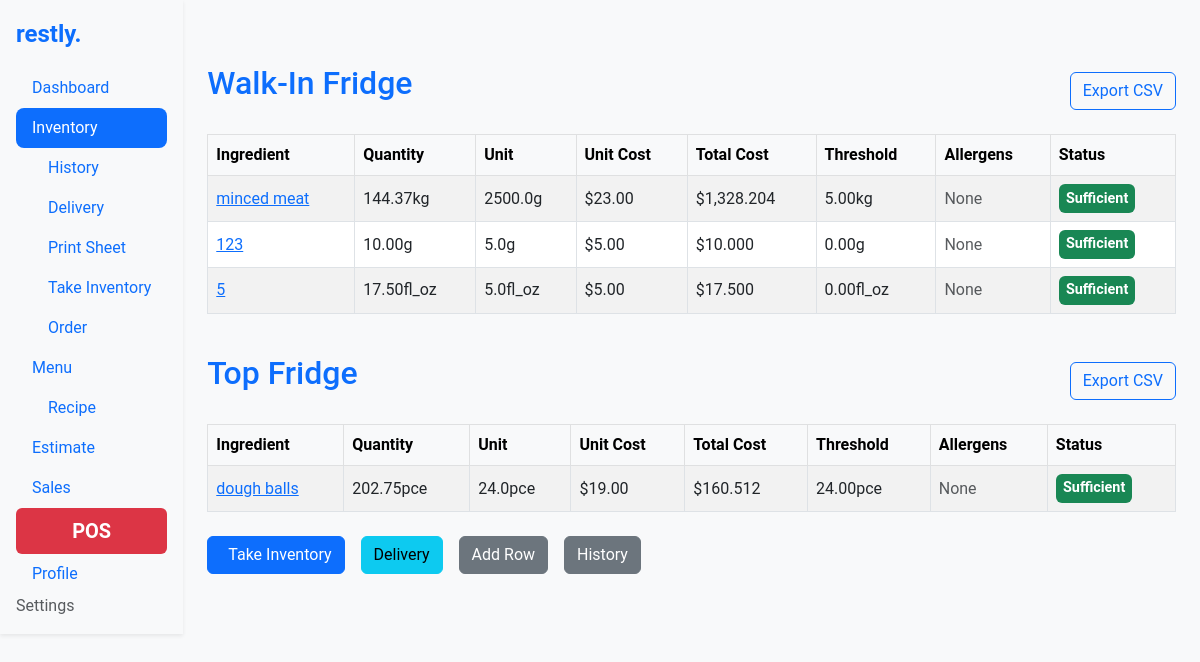
The app's page /inventory/, older data.
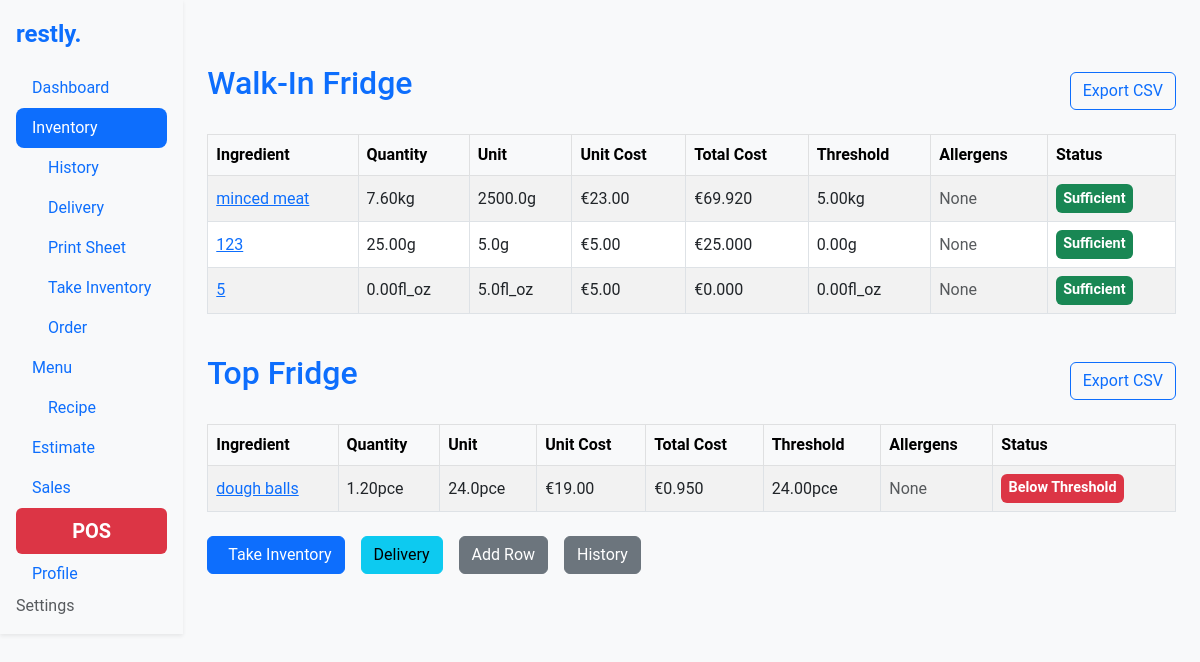
The same page, newer data.
### inventory/models.py (models this page shows, shortened)
class Ingredient(models.Model):
    UNIT_TYPES = [
        ('g', 'gram'),
        ('ml', 'milliliter'),
        ('pce', 'piece'),
        ('cm', 'centimeter'),
        ('oz', 'ounce'),
        ('fl_oz', 'fluid ounce'),
        ('in', 'inch'),
    ]
    name = models.CharField(max_length=255)
    slug = models.SlugField(max_length=255, unique=True, blank=True)
    quantity = models.FloatField()  # Quantity in stock
    threshold = models.FloatField(default=0)  # Minimum threshold for inventory
    category = models.ForeignKey('Category', on_delete=models.CASCADE)
    unit_type = models.CharField(max_length=10, choices=UNIT_TYPES)
    unit_multiplier = models.FloatField()  # Multiplier for unit type
    unit_cost = models.FloatField()  # Cost per unit
    estimated_usage = models.FloatField(null=True, blank=True)  # Optional, estimated usage per day
    total_cost = models.DecimalField(max_digits=12, decimal_places=6, editable=False)
    history = HistoricalRecords()
    order = models.PositiveIntegerField(default=1)
    change_source = models.CharField(max_length=50, blank=True, null=True)
    allergens = models.ManyToManyField(Allergen, related_name="ingredients", blank=True)
    class Meta:
        ordering = ['order']
        unique_together = ('name', 'category')
    @property
    def converted_quantity(self):
        return self._convert_unit(self.quantity)
    @property
    def converted_threshold(self):
        return self._convert_unit(self.threshold)
    @property
    def is_below_threshold(self):
        return self.quantity < self.threshold
    def _convert_unit(self, value):
        metric_conversion_factors = {
            'g': Decimal('1000'),       # 1000 grams = 1 kg
            'ml': Decimal('1000'),      # 1000 milliliters = 1 liter
            'cm': Decimal('100'),       # 100 cm = 1 m
        }
        imperial_conversion_factors = {
            'oz': Decimal('16'),        # 16 ounces = 1 pound
            'fl_oz': Decimal('128'),    # 128 fluid ounces = 1 gallon
            'in': Decimal('12'),        # 12 inches = 1 foot
        }
        if self.unit_type in metric_conversion_factors:
            conversion_factor = metric_conversion_factors[self.unit_type]
            higher_unit = {'g': 'kg', 'ml': 'L', 'cm': 'm'}.get(self.unit_type, self.unit_type)
        elif self.unit_type in imperial_conversion_factors:
            conversion_factor = imperial_conversion_factors[self.unit_type]
            higher_unit = {'oz': 'lb', 'fl_oz': 'gal', 'in': 'ft'}.get(self.unit_type, self.unit_type)
        else:
            conversion_factor = Decimal('1')
            higher_unit = self.unit_type
        base_qty = Decimal(value) * Decimal(self.unit_multiplier)
        if base_qty < conversion_factor:
            return f"{base_qty.quantize(Decimal('.01'), rounding=ROUND_HALF_UP)}{self.unit_type}"
        converted_qty = base_qty / conversion_factor
        return f"{converted_qty.quantize(Decimal('.01'), rounding=ROUND_HALF_UP)}{higher_unit}"

### settings/models.py (models this page shows, shortened)
class Settings(models.Model):
    currency_type = models.CharField(
        max_length=3,
        choices=[
            ('USD', '$'),
            ('EUR', '€'),
            ('GBP', '£'),
        ],
        default='EUR'
    )
    theme = models.CharField(
        max_length=10,
        choices=[
            ('light', 'Light Theme'),
            ('dark', 'Dark Theme'),
        ],
        default='light'
    )

### inventory/views.py (the view)
# urls.py: path('', views.ingredient_list, name='inventory'),
def ingredient_list(request):
    categories = Category.objects.prefetch_related(
        models.Prefetch('ingredient_set', queryset=Ingredient.objects.order_by('order'))
    )
    settings_instance = Settings.objects.first()
    storage = get_messages(request)
    messages_list = list(storage)
    success_messages = [message for message in messages_list if 'success' in message.tags]
    error_messages = [message for message in messages_list if 'error' in message.tags]
    if success_messages:
        display_message = success_messages[0]  # Show the first success message if it exists
    elif error_messages:
        display_message = error_messages[0]  # Otherwise, show the first error message
    else:
        display_message = None  # If no success or error messages, show nothing
    context = {
        'categories': categories,
        'settings': settings_instance,
    }
    return render(request, 'inventory/ingredient_list.html', context)

### inventory/templates/inventory/ingredient_list.html (shortened to what this page needs)
{% extends 'base.html' %}
{% load humanize %}
{% load custom_filters %}
{% block content %}
{% for category in categories %}
<div class="d-flex justify-content-between mt-3 mb-4">
    <h2 class="mt-4 text-primary">{{ category.name|title }}</h2>
    <div class="d-flex flex-column justify-content-end">
        <a href="{% url 'export_inventory' 'csv' %}" class="btn btn-outline-primary">
             Export CSV
        </a>
    </div>
</div>
    <table class="table table-bordered table-hover table-striped align-middle">
        <thead class="table-light">
            <tr>
                <th>Ingredient</th>
                <th>Quantity</th>
                <th>Unit</th>
                <th>Unit Cost</th>
                <th>Total Cost</th>
                <th>Threshold</th>
                <th>Allergens</th>
                <th>Status</th>
            </tr>
        </thead>
        <tbody>
            {% for ingredient in category.ingredient_set.all %}
            <tr>
                <td>
                    <a href="{% url 'ingredient_details' category.slug ingredient.slug %}">
                        {{ ingredient.name }}
                    </a>
                </td>
                <td>{{ ingredient.converted_quantity }}</td>
                <td>{{ ingredient.unit_multiplier }}{{ ingredient.unit_type }}</td>
                <td>{{ settings.get_currency_type_display }}{{ ingredient.unit_cost|floatformat:2|intcomma }}</td>
                <td>
                    {% if ingredient.total_cost < 0 %}
                        <span class="badge bg-danger" style="display: inline-block; padding: 0.5em; border: 1px solid #dc3545; border-radius: 4px;">
                            {{ settings.get_currency_type_display }}{{ ingredient.total_cost|floatformat:3|intcomma|slice:":1" }}{{ ingredient.total_cost|abs_value|floatformat:3|intcomma }}
                        </span>
                    {% else %}
                        {{ settings.get_currency_type_display }}{{ ingredient.total_cost|floatformat:3|intcomma }}
                    {% endif %}
                </td>
                <td>{{ ingredient.converted_threshold }}</td>
                <td>
                    {% if ingredient.allergens.exists %}
                        {{ ingredient.allergens.all|join:", " }}
                    {% else %}
                        <span class="text-muted">None</span>
                    {% endif %}
                </td>
                <td>
                    {% if ingredient.is_below_threshold %}
                        <span class="badge bg-danger">Below Threshold</span>
                    {% else %}
                        <span class="badge bg-success">Sufficient</span>
                    {% endif %}
                </td>
            </tr>
            {% endfor %}
        </tbody>
    </table>
{% endfor %}
<div class="d-flex gap-3 mt-4">
    <a href="{% url 'take_inventory' %}" class="btn btn-primary"> Take Inventory</a>
    <a href="{% url 'delivery_inventory' %}" class="btn btn-info"> Delivery</a>
    <a href="{% url 'row_add' %}" class="btn btn-secondary"> Add Row</a>
    <a href="{% url 'inventory_history' %}" class="btn btn-secondary"> History</a>
</div>
{% endblock %}

Row changes from the older to the newer data that the page shows:
changed Ingredient "minced meat": converted_quantity "144.37kg" → "7.60kg"; total_cost "1,328.204" → "69.920"
changed Settings: currency_type "$" → "€"
changed Ingredient (number 2 of 4 on the later page): converted_quantity "10.00g" → "25.00g"; total_cost "10.000" → "25.000"
changed Ingredient "0.00fl_oz": converted_quantity "17.50fl_oz" → "0.00fl_oz"; total_cost "17.500" → "0.000"
changed Ingredient "dough balls": converted_quantity "202.75pce" → "1.20pce"; total_cost "160.512" → "0.950"; quantity "Sufficient" → "Below Threshold"
